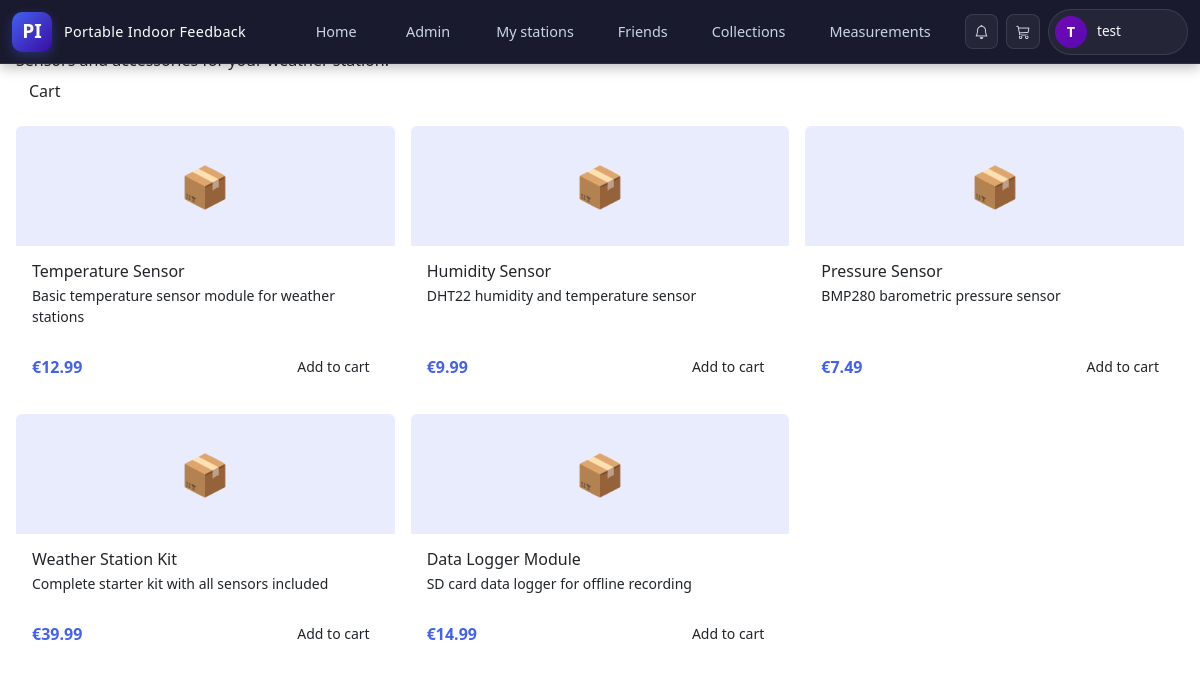
/user/shop.php (signed in), run on the app's committed database.
### tables this page shows
CREATE TABLE IF NOT EXISTS `product` (
  `pk_product_id` INT           NOT NULL AUTO_INCREMENT,
  `name`          VARCHAR(100)  NOT NULL,
  `description`   TEXT,
  `price`         DECIMAL(10,2) NOT NULL,
  `image_url`     VARCHAR(255)  DEFAULT NULL,
  `stock`         INT           DEFAULT 99,
  PRIMARY KEY (`pk_product_id`)
);

### user/shop.php (the view, shortened to what this page needs)
<?php
require '../includes/db_connection.php';
$products = $pdo->query("SELECT * FROM product ORDER BY pk_product_id")->fetchAll();
include '../includes/header.php';
?>
<main class="main-shell">
    <div class="container-xxl px-3">
        <section class="glass-card mb-3">
            <div class="glass-card-header">
                <div>
                    <h1 class="glass-card-title mb-0">
                    </h1>
                    <p class="glass-card-sub mb-0">
                    </p>
                </div>
                <a href="cart.php" class="btn btn-primary-soft">
                    <?php echo ($lang === 'de') ? 'Warenkorb' : 'Cart'; ?>
                </a>
            </div>
        </section>
        <div class="row g-3">
            <?php foreach ($products as $p): ?>
            <div class="col-md-4 col-sm-6">
                <div class="glass-card h-100 d-flex flex-column">
                    <?php if ($p['image_url']): ?>
                        <img src="<?php echo htmlspecialchars($p['image_url']); ?>"
                             class="rounded-top" style="height:180px;object-fit:cover;" alt="">
                    <?php else: ?>
                        <div class="rounded-top d-flex align-items-center justify-content-center"
                             style="height:120px;background:rgba(67,97,238,.12);">
                            <span style="font-size:2.5rem;">📦</span>
                        </div>
                    <?php endif; ?>
                    <div class="p-3 d-flex flex-column flex-grow-1">
                        <h2 class="glass-card-title mb-1" style="font-size:1rem;">
                            <?php echo htmlspecialchars($p['name']); ?>
                        </h2>
                        <p class="glass-card-sub small flex-grow-1">
                            <?php echo htmlspecialchars($p['description'] ?? ''); ?>
                        </p>
                        <div class="d-flex align-items-center justify-content-between mt-2">
                            <span class="fw-bold" style="color:var(--accent,#4361ee);">
                                €<?php echo number_format($p['price'], 2); ?>
                            </span>
                            <?php if ($p['stock'] > 0): ?>
                                <form method="post" action="../includes/cart.inc.php">
                                    <button type="submit" class="btn btn-primary-soft btn-sm">
                                        <?php echo ($lang === 'de') ? 'In den Warenkorb' : 'Add to cart'; ?>
                                    </button>
                                </form>
                            <?php else: ?>
                                <span class="badge bg-secondary">
                                    <?php echo ($lang === 'de') ? 'Ausverkauft' : 'Out of stock'; ?>
                                </span>
                            <?php endif; ?>
                        </div>
                    </div>
                </div>
            </div>
            <?php endforeach; ?>
        </div>
    </div>
</main>

### data on the page
product: name "Temperature Sensor", description "Basic temperature sensor module for weather stations", price "12.99"
product: name "Humidity Sensor", description "DHT22 humidity and temperature sensor", price "9.99"
product: name "Pressure Sensor", description "BMP280 barometric pressure sensor", price "7.49"
product: name "Weather Station Kit", description "Complete starter kit with all sensors included", price "39.99"
product: name "Data Logger Module", description "SD card data logger for offline recording", price "14.99"

### other printed values
$initials "T"
$displayName "test"
